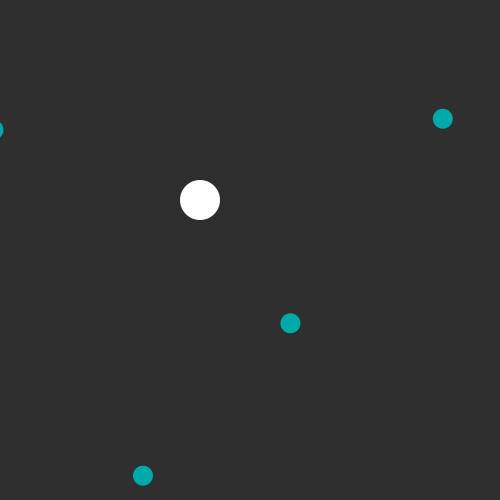
Frame 1 (no input)
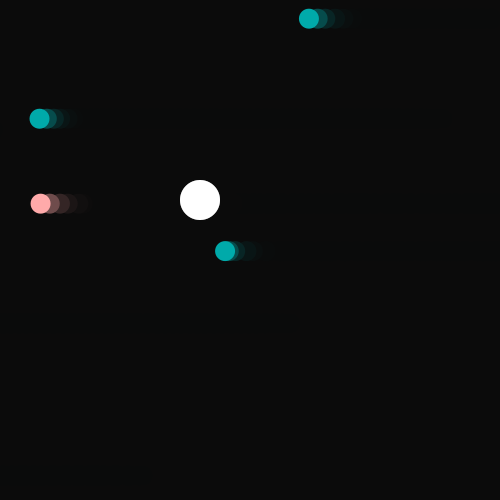
Frame 60 (the mouse pressed at the canvas centre just before this capture)
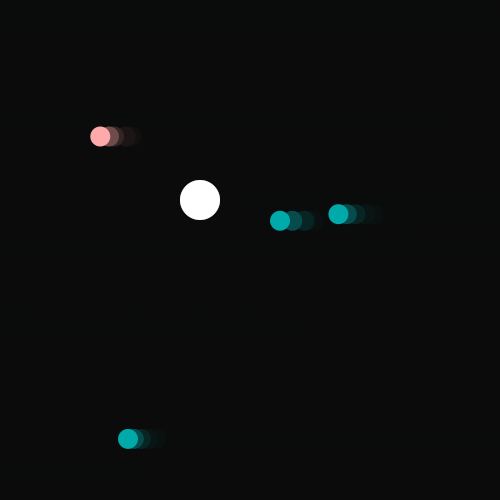
Frame 120 (the mouse held since frame 60 and released just before this capture)

The Processing sketch that drew these frames (run headless with seeded random() and noise(); from frame 60 on, the mouse is pressed at the canvas centre):

// Processing sketch: processing_43717
// ── processing_43717.pde

//declaretion of all variables
int a=0;
int a1=0;
int a2=0;
int a3=0;

float x=300;
float h= 200;
float x2 = 0;
float x3 = 150; 
float x4 = 450;
float y = random(0,500);
float y2 = random(0,500);
float y3 = random(0,500);
float y4 = random(0,500);

void setup() {
    size(500, 500);
  background(100);
  smooth();
  noStroke();
}

void draw() {

//position of the circles change everytime  
  x = x - random(7,10);
  x2 = x2 - random(4,12);
  x3 = x3 - random(2,13);
  x4 = x4 - random(5,9);
  
  fill(10, 150);
  rect(0, 0, width, height);

//4 ellipses. They can change color
  fill(a,170,170);
  ellipse(x, y, 20, 20);
  fill(a1,170,170);
  ellipse(x2,y2,20,20);
  fill(a2,170,170);
  ellipse(x3, y3, 20,20);
  fill(a3,170,170);
  ellipse(x4,y4, 20, 20);

// ellipses move from right to left, continuously regenerating themselves
  if (x <= -20) {
    x = 500;
    y = random(0,255);
  }  
  if (x2 <= -20) {
    x2 = 500;
    y2 = random(100,355);
  }  
  if (x3 <= -20) {
    x3 = 500;
    y3 = random(150,455);
  }  
   if (x4 <= -20) {
    x4 = 500;
    y4 = random(400,500);
  }

//can control the white circle whith the keyboard
  fill(255);
  ellipse(200, h, 40, 40);
  if (keyPressed && keyCode == DOWN) {
       h = h+12;}   
  if (keyPressed && keyCode == UP) {
       h = h-12;}
       
//when the control crash an ellipse, it change the color       
  if(dist(200,h, x, y)<=40) {
   a = a +255;}
     if(dist(200,h, x2, y2)<=40) {
   a1 = a+255;
   if(x2<=0){
       a1=0;}}
     if(dist(200,h, x3, y3)<=40) {
   a2 = a+255;
   if(x3<=0){
       a2=0;}}
     if(dist(200,h, x4, y4)<=40) {
   a3 = a+255;}
   
//if all the ellipses are red they become grey again   
   if(a>=200 && a1>=200 && a2>=200 && a3>=200){
     a=0;
     a1=0;
     a2=0;
     a3=0;}
  }
